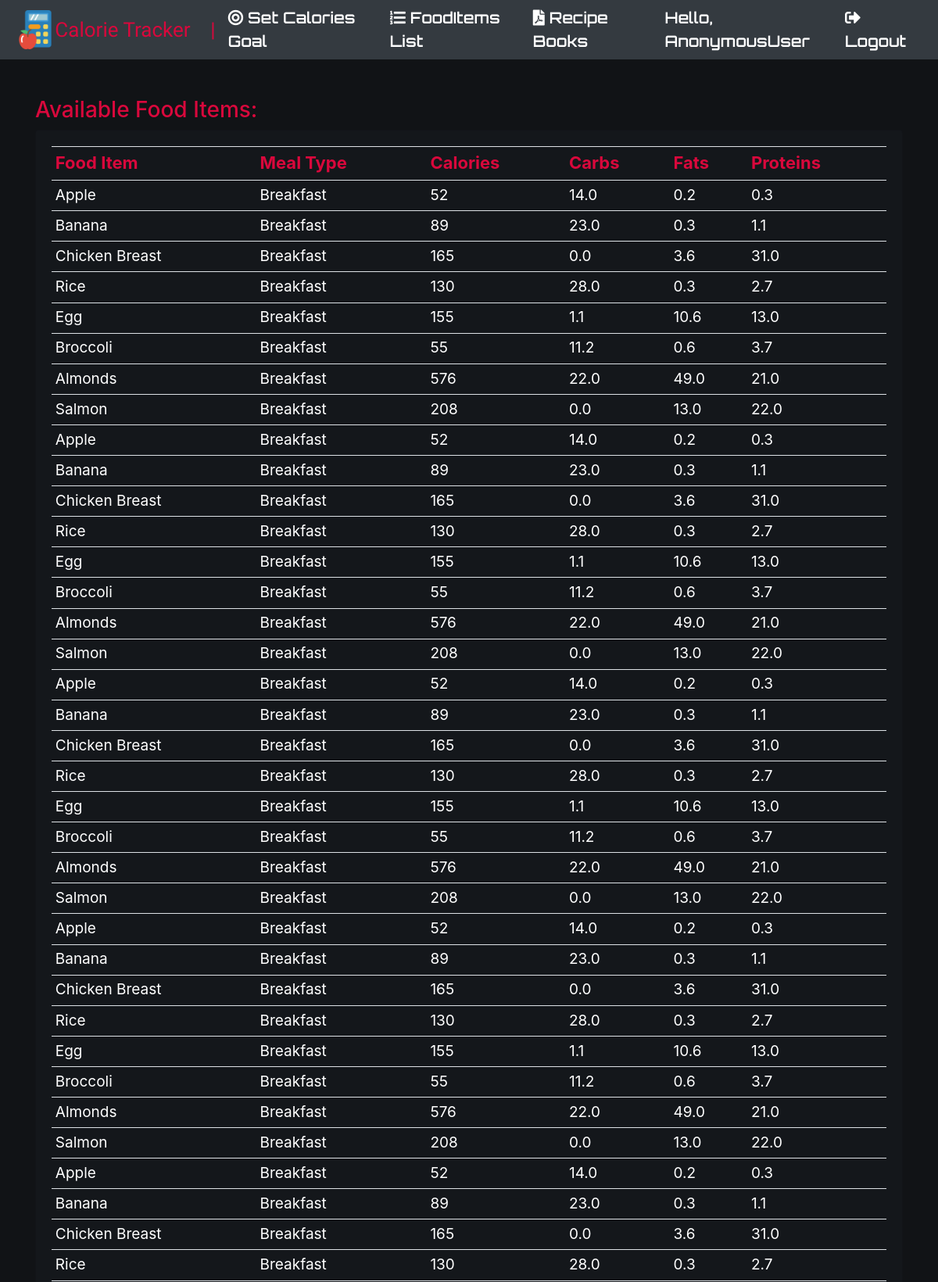
/food-items/ (upper part), run on the app's committed database.
### Fityfeed/models.py (models this page shows, shortened)
class FoodItem(models.Model):
    name = models.CharField(max_length=100)
    category = models.ForeignKey(Category, on_delete=models.CASCADE, null=False, default=get_default_category)
    carbohydrate = models.FloatField(max_length=100,default=0)
    fats= models.FloatField(max_length=100,default=0)
    protein = models.FloatField(max_length=100,default=0)
    calories = models.PositiveIntegerField(default=0)
    meal_type = models.CharField(max_length=20,choices=[('Breakfast', 'Breakfast'), ('Lunch', 'Lunch'), ('Dinner', 'Dinner'), ('Snack', 'Snack')], default='Breakfast')

### Fityfeed/views.py (the view)
# urls.py: path('food-items/', views.food_list, name='food_list'),
def food_list(request):
    fooditem = FoodItem.objects.all()
    return render(request, 'viewfood.html', {'fooditem': fooditem})

### Fityfeed/templates/viewfood.html (shortened to what this page needs)
{% extends 'main.html' %}
{% load static %}
{% block content %}
<head>
    <link rel="stylesheet" href="https://use.fontawesome.com/releases/v5.2.0/css/all.css">
</head>
<h3 id="form-title">Available Food Items:</h3>
<div class="row">
    <div class="col-md">
        <div class="card card-body" id="table">
            <table class="table table-sm">
                <tr class="heads">
                    <th class="table_head">Food Item</th>
                    <th class="table_head">Meal Type</th>
                    <th class="table_head">Calories</th>
                    <th class="table_head">Carbs</th>
                    <th class="table_head">Fats</th>
                    <th class="table_head">Proteins</th>
                </tr>
                {% for food in fooditem %}
                    <tr class="tails">
                        <td class="tail_content">{{ food.name }}</td>
                        <td class="tail_content">{{ food.meal_type }}</td>
                        <td class="tail_content">{{ food.calories }}</td>
                        <td class="tail_content">{{ food.carbohydrate }}</td>
                        <td class="tail_content">{{ food.fats }}</td>
                        <td class="tail_content">{{ food.protein }}</td>
                    </tr>
                {% empty %}
                    <tr class="tails">
                        <td colspan="5" class="tail_content">No food items found.</td>
                    </tr>
                {% endfor %}
            </table>
        </div>
    </div>
</div>
{% endblock %}

### Fityfeed/templates/main.html (shortened to what this page needs)
<!DOCTYPE html>
<html lang="en">
<head>
    {% load static %}
    <link rel="stylesheet" href="https://stackpath.bootstrapcdn.com/bootstrap/4.5.0/css/bootstrap.min.css">
    <link rel="stylesheet" href="{% static 'css/main.css' %}">
</head>
<body>
    {% include 'navbar.html' %}
    <br><br>
    <div class="container">
    {% block content %}{% endblock %}
    </div>
</body>
</html>

### Fityfeed/templates/navbar.html (shortened to what this page needs)
{% load static %}
<nav class="navbar navbar-expand-lg navbar-dark bg-dark">
    <img src="{% static 'images/icon.png' %}" width="60px" height="50px">
    <a class="navbar-brand" href="{% url 'home' %}" style="font-size:26px; color:#d9083c; font-family: 'Black Ops One', cursive;" >Calorie Tracker&nbsp;&nbsp;&nbsp;&nbsp;|</a>
    <a href="{% url 'set_calorie_goals' %}" class="set"> <i class="fas fa-bullseye"></i> Set Calories Goal&nbsp;</a>
    <a href="{% url 'viewfood' %}" class="set"> <i class="fas fa-list-ol"></i> FoodItems List&nbsp;</a>
    <a href="{% url 'pdf_download' %}" class="set"> <i class="fas fa-file-pdf"></i> Recipe Books&nbsp;</a>
    <span class="hello-msg">Hello, {{request.user}}</span>
    <span ><a  class="set" href="{% url 'logout' %}"><i class="fas fa-sign-out-alt"></i> Logout</a></span>
  </nav>

### Fityfeed/templates/navbar.html (style rules this page uses)
.navbar { font-family: 'Orbitron', sans-serif; }
.hello-msg { font-size: 20px; margin-right: 20px; font-weight: 550; color: white; }
.set { font-size: 20px; font-weight: 550; margin-right: 20px; color: white; }

### Fityfeed/templates/viewfood.html (style rules this page uses)
body, html { margin: 0; padding: 0; height: 100%; background: #111316; }
#form-title { color: #d9083c; }
#table { background: #14171b; }
.heads { color: #d9083c; }
.table_head { font-size: 22px; }
.tails { color: white; }
.tail_content { font-size: 19px; }

### data on the page
FoodItem: name "Apple", meal_type "Breakfast", calories "52", carbohydrate "14.0", fats "0.2", protein "0.3"
FoodItem: name "Banana", meal_type "Breakfast", calories "89", carbohydrate "23.0", fats "0.3", protein "1.1"
FoodItem: name "Chicken Breast", meal_type "Breakfast", calories "165", carbohydrate "0.0", fats "3.6", protein "31.0"
FoodItem: name "Rice", meal_type "Breakfast", calories "130", carbohydrate "28.0", fats "0.3", protein "2.7"
FoodItem: name "Egg", meal_type "Breakfast", calories "155", carbohydrate "1.1", fats "10.6", protein "13.0"
FoodItem: name "Broccoli", meal_type "Breakfast", calories "55", carbohydrate "11.2", fats "0.6", protein "3.7"
FoodItem: name "Almonds", meal_type "Breakfast", calories "576", carbohydrate "22.0", fats "49.0", protein "21.0"
FoodItem: name "Salmon", meal_type "Breakfast", calories "208", carbohydrate "0.0", fats "13.0", protein "22.0"
FoodItem: name "Apple", meal_type "Breakfast", calories "52", carbohydrate "14.0", fats "0.2", protein "0.3"
FoodItem: name "Banana", meal_type "Breakfast", calories "89", carbohydrate "23.0", fats "0.3", protein "1.1"
FoodItem: name "Chicken Breast", meal_type "Breakfast", calories "165", carbohydrate "0.0", fats "3.6", protein "31.0"
FoodItem: name "Rice", meal_type "Breakfast", calories "130", carbohydrate "28.0", fats "0.3", protein "2.7"
FoodItem: name "Egg", meal_type "Breakfast", calories "155", carbohydrate "1.1", fats "10.6", protein "13.0"
FoodItem: name "Broccoli", meal_type "Breakfast", calories "55", carbohydrate "11.2", fats "0.6", protein "3.7"
FoodItem: name "Almonds", meal_type "Breakfast", calories "576", carbohydrate "22.0", fats "49.0", protein "21.0"
FoodItem: name "Salmon", meal_type "Breakfast", calories "208", carbohydrate "0.0", fats "13.0", protein "22.0"
FoodItem: name "Apple", meal_type "Breakfast", calories "52", carbohydrate "14.0", fats "0.2", protein "0.3"
FoodItem: name "Banana", meal_type "Breakfast", calories "89", carbohydrate "23.0", fats "0.3", protein "1.1"
FoodItem: name "Chicken Breast", meal_type "Breakfast", calories "165", carbohydrate "0.0", fats "3.6", protein "31.0"
FoodItem: name "Rice", meal_type "Breakfast", calories "130", carbohydrate "28.0", fats "0.3", protein "2.7"
FoodItem: name "Egg", meal_type "Breakfast", calories "155", carbohydrate "1.1", fats "10.6", protein "13.0"
FoodItem: name "Broccoli", meal_type "Breakfast", calories "55", carbohydrate "11.2", fats "0.6", protein "3.7"
FoodItem: name "Almonds", meal_type "Breakfast", calories "576", carbohydrate "22.0", fats "49.0", protein "21.0"
FoodItem: name "Salmon", meal_type "Breakfast", calories "208", carbohydrate "0.0", fats "13.0", protein "22.0"
FoodItem: name "Apple", meal_type "Breakfast", calories "52", carbohydrate "14.0", fats "0.2", protein "0.3"
FoodItem: name "Banana", meal_type "Breakfast", calories "89", carbohydrate "23.0", fats "0.3", protein "1.1"
FoodItem: name "Chicken Breast", meal_type "Breakfast", calories "165", carbohydrate "0.0", fats "3.6", protein "31.0"
FoodItem: name "Rice", meal_type "Breakfast", calories "130", carbohydrate "28.0", fats "0.3", protein "2.7"
FoodItem: name "Egg", meal_type "Breakfast", calories "155", carbohydrate "1.1", fats "10.6", protein "13.0"
FoodItem: name "Broccoli", meal_type "Breakfast", calories "55", carbohydrate "11.2", fats "0.6", protein "3.7"
FoodItem: name "Almonds", meal_type "Breakfast", calories "576", carbohydrate "22.0", fats "49.0", protein "21.0"
FoodItem: name "Salmon", meal_type "Breakfast", calories "208", carbohydrate "0.0", fats "13.0", protein "22.0"
FoodItem: name "Apple", meal_type "Breakfast", calories "52", carbohydrate "14.0", fats "0.2", protein "0.3"
FoodItem: name "Banana", meal_type "Breakfast", calories "89", carbohydrate "23.0", fats "0.3", protein "1.1"
FoodItem: name "Chicken Breast", meal_type "Breakfast", calories "165", carbohydrate "0.0", fats "3.6", protein "31.0"
FoodItem: name "Rice", meal_type "Breakfast", calories "130", carbohydrate "28.0", fats "0.3", protein "2.7"

### other printed values
{{ request.user }} "AnonymousUser"
